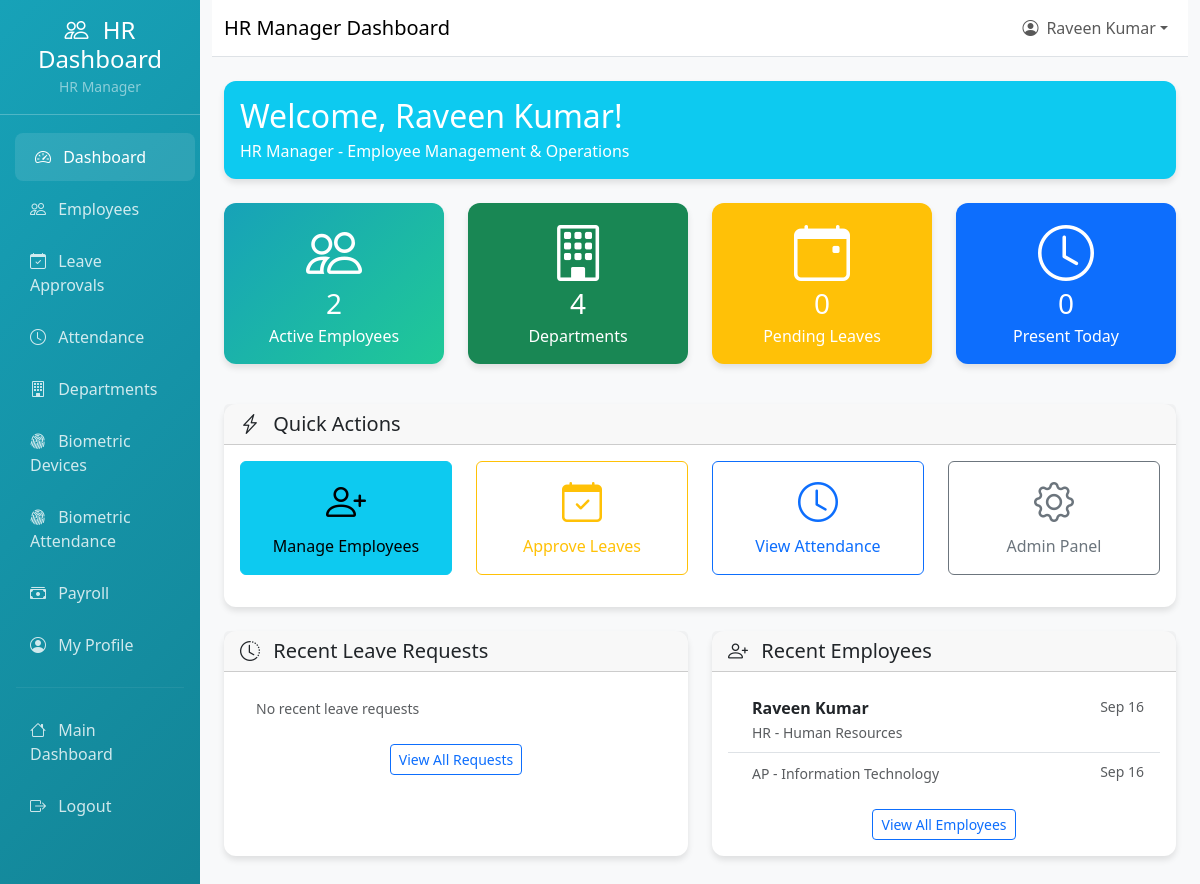
/hr-dashboard/ (signed in), run on an earlier commit of the app's database.
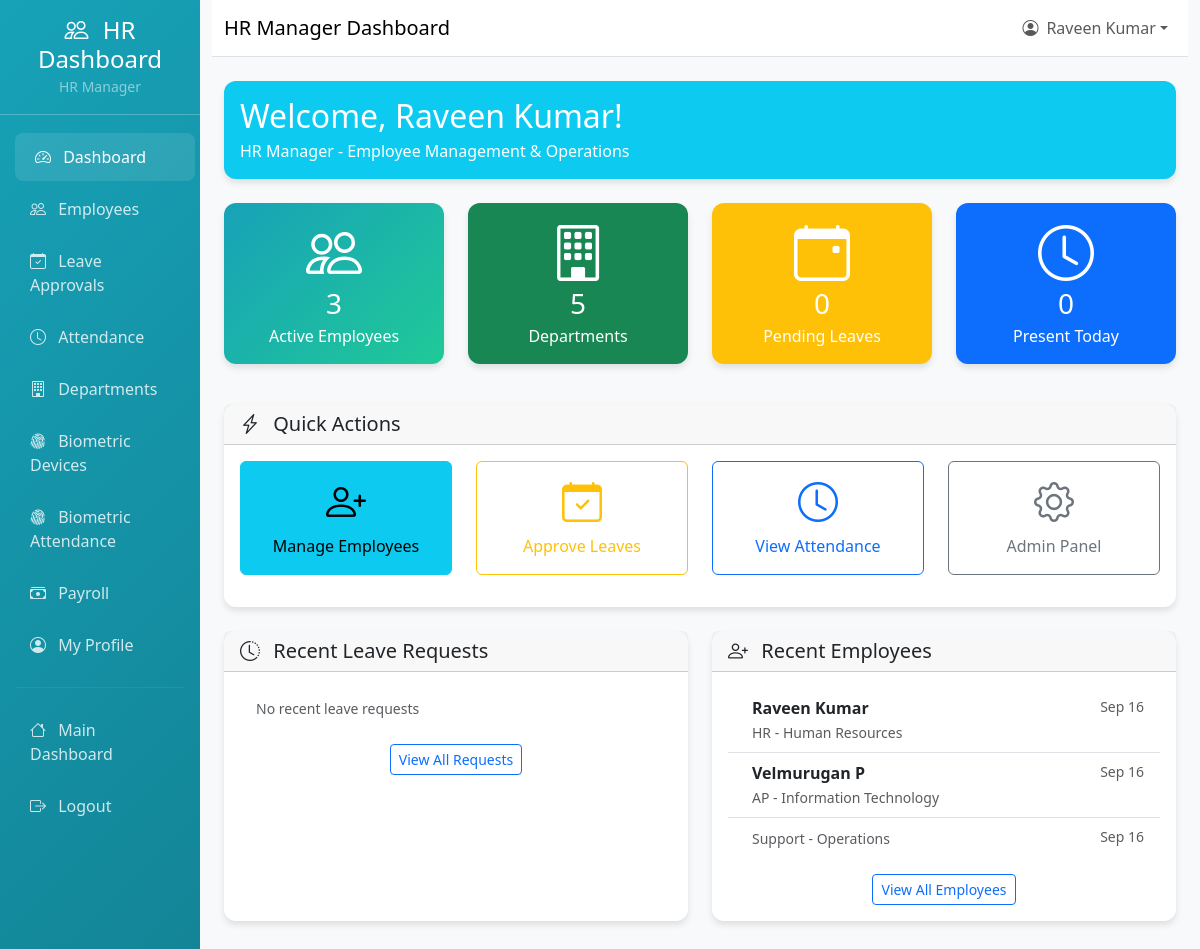
And on a later commit of the database.
### core_hr/models.py (models this page shows, shortened)
class Employee(models.Model):
    user = models.OneToOneField(
        settings.AUTH_USER_MODEL,
        on_delete=models.CASCADE,
        related_name='employee'
    )
    company = models.ForeignKey(
        Company,
        on_delete=models.CASCADE,
        related_name='employees'
    )
    employee_id = models.CharField(max_length=20)
    department = models.ForeignKey(
        Department,
        on_delete=models.SET_NULL,
        null=True,
        blank=True,
        related_name='employees'
    )
    job_title = models.CharField(max_length=100)
    phone = models.CharField(max_length=20, blank=True)
    address = models.TextField(blank=True)
    date_of_birth = models.DateField(null=True, blank=True)
    hire_date = models.DateField(default=timezone.now)
    salary = models.DecimalField(max_digits=10, decimal_places=2, null=True, blank=True)
    is_active = models.BooleanField(default=True)
    created_at = models.DateTimeField(auto_now_add=True)
    updated_at = models.DateTimeField(auto_now=True)
    class Meta:
        unique_together = ['company', 'employee_id']
        ordering = ['company', 'employee_id']

class Department(models.Model):
    company = models.ForeignKey(
        Company,
        on_delete=models.CASCADE,
        related_name='departments'
    )
    name = models.CharField(max_length=100)
    description = models.TextField(blank=True)
    manager = models.ForeignKey(
        settings.AUTH_USER_MODEL,
        on_delete=models.SET_NULL,
        null=True,
        blank=True,
        related_name='managed_departments'
    )
    created_at = models.DateTimeField(auto_now_add=True)
    updated_at = models.DateTimeField(auto_now=True)
    is_active = models.BooleanField(default=True)
    class Meta:
        unique_together = ['company', 'name']
        ordering = ['company', 'name']

### accounts/models.py (models this page shows, shortened)
class User(AbstractUser):
    ROLE_CHOICES = [
        ('employee', 'Employee'),
        ('hr_manager', 'HR Manager'),
        ('super_admin', 'Super Administrator'),
    ]
    role = models.CharField(
        max_length=20,
        choices=ROLE_CHOICES,
        default='employee',
        help_text='User role determines access permissions'
    )
    company = models.ForeignKey(
        'core_hr.Company',
        on_delete=models.SET_NULL,
        null=True,
        blank=True,
        related_name='users',
        help_text='Company this user belongs to'
    )
    created_by = models.ForeignKey(
        'self',
        on_delete=models.SET_NULL,
        null=True,
        blank=True,
        related_name='created_users',
        help_text='User who created this account'
    )
    last_password_change = models.DateTimeField(
        default=timezone.now,
        help_text='Last time password was changed'
    )
    is_active = models.BooleanField(
        default=True,
        help_text='Designates whether this user should be treated as active.'
    )
    class Meta:
        db_table = 'auth_user'
        verbose_name = 'User'
        verbose_name_plural = 'Users'

### hr_dashboard/views.py (the view)
# urls.py: path('', views.dashboard_view, name='dashboard'),
@login_required
@require_role('hr_manager')
@audit_action('hr_dashboard_access')
def dashboard(request):
    try:
        recent_leave_requests = LeaveRequest.objects.select_related(
            'employee__user', 'employee__department'
        ).order_by('-created_at')[:5]
        recent_employees = Employee.objects.select_related(
            'user', 'department', 'company'
        ).order_by('-hire_date')[:5]
        context = {
            'total_employees': Employee.objects.filter(is_active=True).count(),
            'total_departments': Department.objects.count(),
            'pending_leaves': LeaveRequest.objects.filter(status='pending').count(),
            'employees_present_today': Attendance.objects.filter(
                date=timezone.now().date(),
                status='present'
            ).count(),
            'recent_leave_requests': recent_leave_requests,
            'recent_employees': recent_employees,
        }
    except Exception as e:
        context = {
            'total_employees': 0,
            'total_departments': 0,
            'pending_leaves': 0,
            'employees_present_today': 0,
            'recent_leave_requests': [],
            'recent_employees': [],
            'error': 'Unable to load dashboard data. Please try again.'
        }
    return render(request, 'hr_dashboard/dashboard.html', context)

### core_hr/context_processors.py (called while the page is built, shortened)
def company_context(request):
    company = None
    current_date = None
    try:
        company = Company.objects.first()
    except Exception as e:
        company = None
    try:
        if hasattr(request, 'user') and request.user.is_authenticated:
            current_date = getattr(request.user, 'date_joined', None)
    except Exception:
        current_date = None
    return {
        'company': company,
        'current_date': current_date,
    }

### templates/hr_dashboard/dashboard.html (shortened to what the changed rows need)
{% extends 'hr_dashboard/base.html' %}
{% block content %}
<div class="row mb-4">
    <div class="col-12">
        <div class="card bg-info text-white">
            <div class="card-body">
                <h2 class="mb-1">Welcome, {{ user.get_full_name|default:user.username }}!</h2>
            </div>
        </div>
    </div>
</div>
<div class="row mb-4">
    <div class="col-md-3 mb-3">
        <div class="card stats-card">
            <div class="card-body text-center">
                <i class="bi bi-people display-4 mb-3"></i>
                <h3 class="mb-1">{{ total_employees|default:"0" }}</h3>
                <p class="mb-0">Active Employees</p>
            </div>
        </div>
    </div>
    <div class="col-md-3 mb-3">
        <div class="card bg-success text-white">
            <div class="card-body text-center">
                <i class="bi bi-building display-4 mb-3"></i>
                <h3 class="mb-1">{{ total_departments|default:"0" }}</h3>
                <p class="mb-0">Departments</p>
            </div>
        </div>
    </div>
</div>
<div class="row">
    <div class="col-md-6 mb-4">
        <div class="card h-100">
            <div class="card-body">
                <div class="list-group list-group-flush">
                    {% for employee in recent_employees %}
                    <div class="list-group-item d-flex justify-content-between align-items-start">
                        <div class="ms-2 me-auto">
                            <div class="fw-bold">{{ employee.user.get_full_name }}</div>
                            <small class="text-muted">{{ employee.job_title }} - {{ employee.department.name }}</small>
                        </div>
                        <small class="text-muted">{{ employee.hire_date|date:"M d" }}</small>
                    </div>
                    {% empty %}
                    <div class="list-group-item">
                        <small class="text-muted">No recent employees</small>
                    </div>
                    {% endfor %}
                </div>
            </div>
        </div>
    </div>
</div>
{% endblock %}

What changed in the data, as far as the page shows it:
changed through a linked row, Employee "AP": user.get_full_name (not shown) → "Velmurugan P"
added Employee: job_title "Support", department.name "Operations", hire_date "Sep 16"
Also different on the page:
{{ total_employees|default:"0" }}: "2" → "3"
{{ total_departments|default:"0" }}: "4" → "5"
